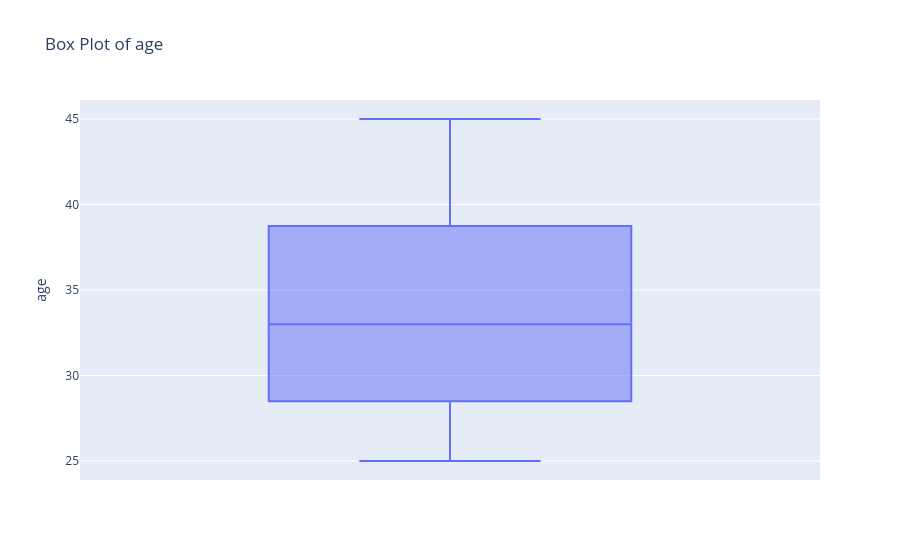
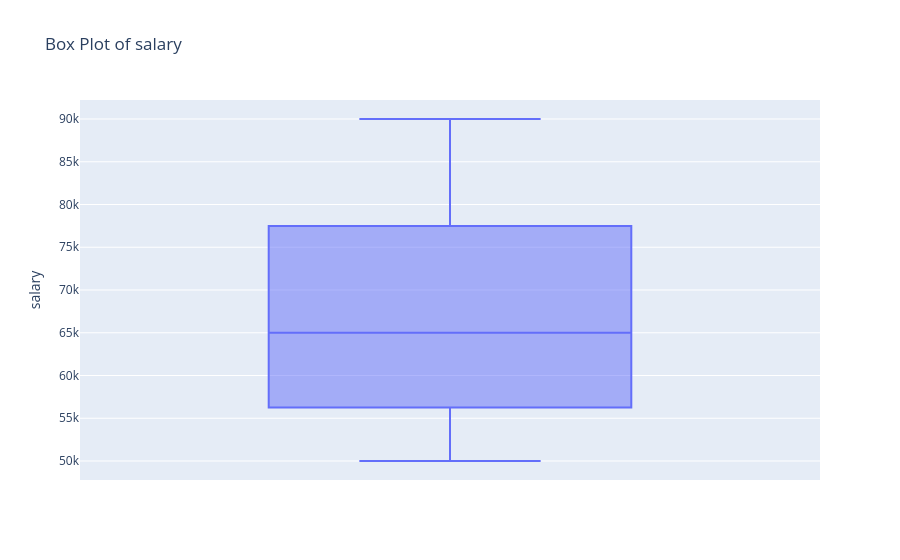
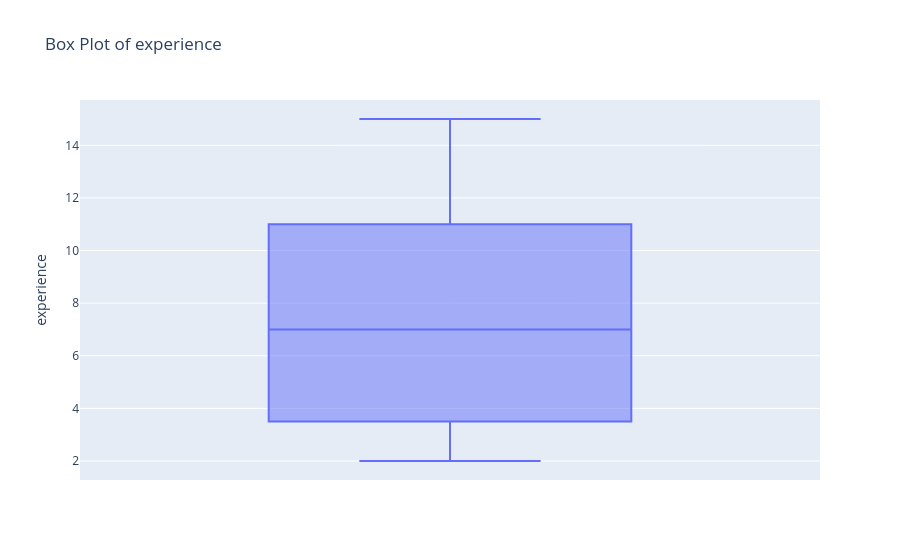

The notebook cell these images were saved under, in order:
### Markdown cell above
### Outlier Analysis

### Code cell
for col in df.select_dtypes(include='number').columns:
    px.box(df, y=col, title=f'Box Plot of {col}').show()

### Figure 1 — Plotly figure (JSON) as saved in the notebook; plotly's stock layout.template omitted (floating-point values rounded to 4 significant figures)
{"data": [{"alignmentgroup": "True", "hovertemplate": "age=%{y}<extra></extra>", "legendgroup": "", "marker": {"color": "#636efa"}, "name": "", "notched": false, "offsetgroup": "", "orientation": "v", "showlegend": false, "type": "box", "x0": " ", "xaxis": "x", "y": [25, 30, 35, 40, 45, 28, 33], "y0": " ", "yaxis": "y"}], "layout": {"boxmode": "group", "legend": {"tracegroupgap": 0}, "title": {"text": "Box Plot of age"}, "xaxis": {"anchor": "y", "domain": [0, 1]}, "yaxis": {"anchor": "x", "domain": [0, 1], "title": {"text": "age"}}}}

### Figure 2 — Plotly figure (JSON) as saved in the notebook; plotly's stock layout.template omitted (floating-point values rounded to 4 significant figures)
{"data": [{"alignmentgroup": "True", "hovertemplate": "salary=%{y}<extra></extra>", "legendgroup": "", "marker": {"color": "#636efa"}, "name": "", "notched": false, "offsetgroup": "", "orientation": "v", "showlegend": false, "type": "box", "x0": " ", "xaxis": "x", "y": [50000, 60000, 70000, 80000, 90000, 55000, 65000], "y0": " ", "yaxis": "y"}], "layout": {"boxmode": "group", "legend": {"tracegroupgap": 0}, "title": {"text": "Box Plot of salary"}, "xaxis": {"anchor": "y", "domain": [0, 1]}, "yaxis": {"anchor": "x", "domain": [0, 1], "title": {"text": "salary"}}}}

### Figure 3 — Plotly figure (JSON) as saved in the notebook; plotly's stock layout.template omitted (floating-point values rounded to 4 significant figures)
{"data": [{"alignmentgroup": "True", "hovertemplate": "experience=%{y}<extra></extra>", "legendgroup": "", "marker": {"color": "#636efa"}, "name": "", "notched": false, "offsetgroup": "", "orientation": "v", "showlegend": false, "type": "box", "x0": " ", "xaxis": "x", "y": [2, 5, 8, 12, 15, 3, 7], "y0": " ", "yaxis": "y"}], "layout": {"boxmode": "group", "legend": {"tracegroupgap": 0}, "title": {"text": "Box Plot of experience"}, "xaxis": {"anchor": "y", "domain": [0, 1]}, "yaxis": {"anchor": "x", "domain": [0, 1], "title": {"text": "experience"}}}}
